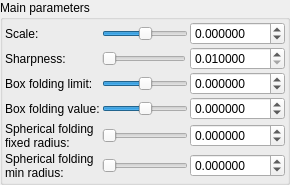
    <widget class="QGroupBox" name="groupBox">
     <property name="title">
      <string>Main parameters</string>
     </property>
     <layout class="QVBoxLayout" name="verticalLayout_2">
      <property name="spacing">
       <number>2</number>
      </property>
      <property name="leftMargin">
       <number>2</number>
      </property>
      <property name="topMargin">
       <number>2</number>
      </property>
      <property name="rightMargin">
       <number>2</number>
      </property>
      <property name="bottomMargin">
       <number>2</number>
      </property>
      <item>
       <layout class="QGridLayout" name="gridLayout">
        <property name="spacing">
         <number>2</number>
        </property>
        <item row="3" column="0">
         <widget class="QLabel" name="label_9">
          <property name="text">
           <string>Box folding value:</string>
          </property>
         </widget>
        </item>
        <item row="4" column="0">
         <widget class="QLabel" name="label_10">
          <property name="text">
           <string>Spherical folding
fixed radius:</string>
          </property>
         </widget>
        </item>
        <item row="0" column="1" colspan="2">
         <widget class="QSlider" name="slider_mandelbox_scale">
          <property name="sizePolicy">
           <sizepolicy hsizetype="Expanding" vsizetype="Maximum">
            <horstretch>0</horstretch>
            <verstretch>0</verstretch>
           </sizepolicy>
          </property>
          <property name="minimum">
           <number>-5000000</number>
          </property>
          <property name="maximum">
           <number>5000000</number>
          </property>
          <property name="singleStep">
           <number>1</number>
          </property>
          <property name="orientation">
           <enum>Qt::Horizontal</enum>
          </property>
         </widget>
        </item>
        <item row="5" column="1" colspan="2">
         <widget class="QSlider" name="slider_mandelbox_folding_min_radius">
          <property name="sizePolicy">
           <sizepolicy hsizetype="Expanding" vsizetype="Maximum">
            <horstretch>0</horstretch>
            <verstretch>0</verstretch>
           </sizepolicy>
          </property>
          <property name="minimum">
           <number>0</number>
          </property>
          <property name="maximum">
           <number>5000000</number>
          </property>
          <property name="singleStep">
           <number>1</number>
          </property>
          <property name="orientation">
           <enum>Qt::Horizontal</enum>
          </property>
         </widget>
        </item>
        <item row="4" column="1" colspan="2">
         <widget class="QSlider" name="slider_mandelbox_folding_fixed_radius">
          <property name="sizePolicy">
           <sizepolicy hsizetype="Expanding" vsizetype="Maximum">
            <horstretch>0</horstretch>
            <verstretch>0</verstretch>
           </sizepolicy>
          </property>
          <property name="minimum">
           <number>0</number>
          </property>
          <property name="maximum">
           <number>5000000</number>
          </property>
          <property name="singleStep">
           <number>1</number>
          </property>
          <property name="orientation">
           <enum>Qt::Horizontal</enum>
          </property>
         </widget>
        </item>
        <item row="3" column="1" colspan="2">
         <widget class="QSlider" name="slider_mandelbox_folding_value">
          <property name="sizePolicy">
           <sizepolicy hsizetype="Expanding" vsizetype="Maximum">
            <horstretch>0</horstretch>
            <verstretch>0</verstretch>
           </sizepolicy>
          </property>
          <property name="minimum">
           <number>-5000000</number>
          </property>
          <property name="maximum">
           <number>5000000</number>
          </property>
          <property name="singleStep">
           <number>1</number>
          </property>
          <property name="orientation">
           <enum>Qt::Horizontal</enum>
          </property>
         </widget>
        </item>
        <item row="2" column="1" colspan="2">
         <widget class="QSlider" name="slider_mandelbox_folding_limit">
          <property name="sizePolicy">
           <sizepolicy hsizetype="Expanding" vsizetype="Maximum">
            <horstretch>0</horstretch>
            <verstretch>0</verstretch>
           </sizepolicy>
          </property>
          <property name="minimum">
           <number>-5000000</number>
          </property>
          <property name="maximum">
           <number>5000000</number>
          </property>
          <property name="singleStep">
           <number>1</number>
          </property>
          <property name="orientation">
           <enum>Qt::Horizontal</enum>
          </property>
         </widget>
        </item>
        <item row="2" column="0">
         <widget class="QLabel" name="label_8">
          <property name="text">
           <string>Box folding limit:</string>
          </property>
         </widget>
        </item>
        <item row="0" column="0">
         <widget class="QLabel" name="label_7">
          <property name="text">
           <string>Scale:</string>
          </property>
         </widget>
        </item>
        <item row="5" column="3">
         <widget class="MyDoubleSpinBox" name="spinbox_mandelbox_folding_min_radius">
          <property name="sizePolicy">
           <sizepolicy hsizetype="Minimum" vsizetype="Maximum">
            <horstretch>0</horstretch>
            <verstretch>0</verstretch>
           </sizepolicy>
          </property>
          <property name="prefix">
           <string/>
          </property>
          <property name="suffix">
           <string/>
          </property>
          <property name="decimals">
           <number>6</number>
          </property>
          <property name="minimum">
           <double>-99.998999999999995</double>
          </property>
          <property name="maximum">
           <double>99.998999999999995</double>
          </property>
          <property name="singleStep">
           <double>0.100000000000000</double>
          </property>
         </widget>
        </item>
        <item row="2" column="3">
         <widget class="MyDoubleSpinBox" name="spinbox_mandelbox_folding_limit">
          <property name="sizePolicy">
           <sizepolicy hsizetype="Minimum" vsizetype="Maximum">
            <horstretch>0</horstretch>
            <verstretch>0</verstretch>
           </sizepolicy>
          </property>
          <property name="prefix">
           <string/>
          </property>
          <property name="suffix">
           <string/>
          </property>
          <property name="decimals">
           <number>6</number>
          </property>
          <property name="minimum">
           <double>-100.000000000000000</double>
          </property>
          <property name="maximum">
           <double>100.000000000000000</double>
          </property>
          <property name="singleStep">
           <double>0.100000000000000</double>
          </property>
         </widget>
        </item>
        <item row="3" column="3">
         <widget class="MyDoubleSpinBox" name="spinbox_mandelbox_folding_value">
          <property name="sizePolicy">
           <sizepolicy hsizetype="Minimum" vsizetype="Maximum">
            <horstretch>0</horstretch>
            <verstretch>0</verstretch>
           </sizepolicy>
          </property>
          <property name="prefix">
           <string/>
          </property>
          <property name="suffix">
           <string/>
          </property>
          <property name="decimals">
           <number>6</number>
          </property>
          <property name="minimum">
           <double>-100.000000000000000</double>
          </property>
          <property name="maximum">
           <double>100.000000000000000</double>
          </property>
          <property name="singleStep">
           <double>0.100000000000000</double>
          </property>
         </widget>
        </item>
        <item row="4" column="3">
         <widget class="MyDoubleSpinBox" name="spinbox_mandelbox_folding_fixed_radius">
          <property name="sizePolicy">
           <sizepolicy hsizetype="Minimum" vsizetype="Maximum">
            <horstretch>0</horstretch>
            <verstretch>0</verstretch>
           </sizepolicy>
          </property>
          <property name="prefix">
           <string/>
          </property>
          <property name="suffix">
           <string/>
          </property>
          <property name="decimals">
           <number>6</number>
          </property>
          <property name="minimum">
           <double>-99.998999999999995</double>
          </property>
          <property name="maximum">
           <double>99.998999999999995</double>
          </property>
          <property name="singleStep">
           <double>0.100000000000000</double>
          </property>
         </widget>
        </item>
        <item row="5" column="0">
         <widget class="QLabel" name="label_11">
          <property name="text">
           <string>Spherical folding
min radius:</string>
          </property>
         </widget>
        </item>
        <item row="0" column="3">
         <widget class="MyDoubleSpinBox" name="spinbox_mandelbox_scale">
          <property name="sizePolicy">
           <sizepolicy hsizetype="Minimum" vsizetype="Maximum">
            <horstretch>0</horstretch>
            <verstretch>0</verstretch>
           </sizepolicy>
          </property>
          <property name="prefix">
           <string/>
          </property>
          <property name="suffix">
           <string/>
          </property>
          <property name="decimals">
           <number>6</number>
          </property>
          <property name="minimum">
           <double>-100.000000000000000</double>
          </property>
          <property name="maximum">
           <double>100.000000000000000</double>
          </property>
          <property name="singleStep">
           <double>0.100000000000000</double>
          </property>
         </widget>
        </item>
        <item row="1" column="0">
         <widget class="QLabel" name="label_12">
          <property name="text">
           <string>Sharpness:</string>
          </property>
         </widget>
        </item>
        <item row="1" column="1">
         <widget class="QSlider" name="slider_mandelbox_sharpness">
          <property name="sizePolicy">
           <sizepolicy hsizetype="Expanding" vsizetype="Maximum">
            <horstretch>0</horstretch>
            <verstretch>0</verstretch>
           </sizepolicy>
          </property>
          <property name="minimum">
           <number>1</number>
          </property>
          <property name="maximum">
           <number>5000000</number>
          </property>
          <property name="singleStep">
           <number>1</number>
          </property>
          <property name="orientation">
           <enum>Qt::Horizontal</enum>
          </property>
         </widget>
        </item>
        <item row="1" column="3">
         <widget class="MyDoubleSpinBox" name="spinbox_mandelbox_sharpness">
          <property name="sizePolicy">
           <sizepolicy hsizetype="Minimum" vsizetype="Maximum">
            <horstretch>0</horstretch>
            <verstretch>0</verstretch>
           </sizepolicy>
          </property>
          <property name="prefix">
           <string/>
          </property>
          <property name="suffix">
           <string/>
          </property>
          <property name="decimals">
           <number>6</number>
          </property>
          <property name="minimum">
           <double>0.010000000000000</double>
          </property>
          <property name="maximum">
           <double>100.000000000000000</double>
          </property>
          <property name="singleStep">
           <double>0.100000000000000</double>
          </property>
         </widget>
        </item>
       </layout>
      </item>
     </layout>
    </widget>
